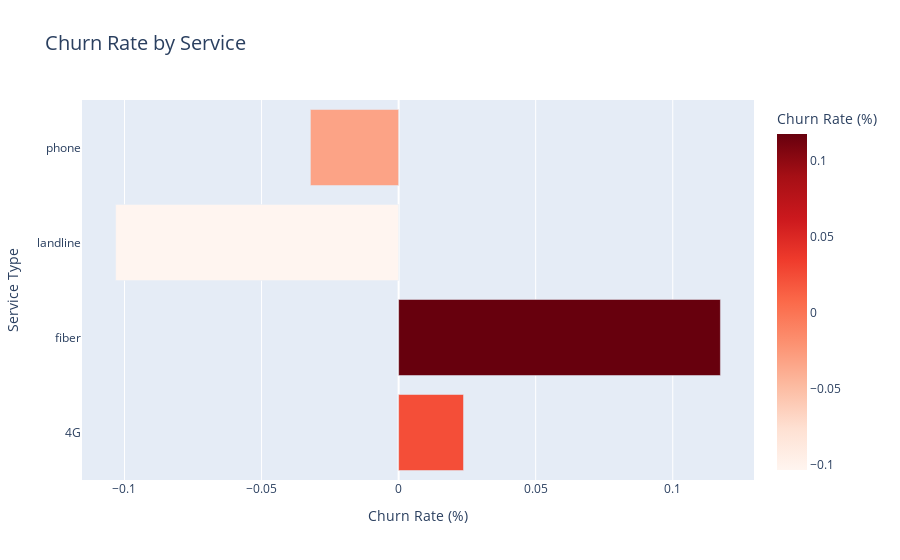

Notebook cell for this chart:
### Code cell
import plotly.express as px

# Calculate churn rate by service
churn_by_service = df_cleaned.groupby('Service')['ChurnIndicator'].mean().reset_index()

# Create interactive bar chart
fig = px.bar(churn_by_service, 
             x='ChurnIndicator', 
             y='Service', 
             orientation='h', 
             color='ChurnIndicator',
             color_continuous_scale='Reds',
             title='Churn Rate by Service',
             labels={'ChurnIndicator': 'Churn Rate (%)', 'Service': 'Service Type'})

fig.update_layout(title_font_size=20, xaxis_title_font_size=14, yaxis_title_font_size=14)
fig.show()

### Figure 1 — Plotly figure (JSON) as saved in the notebook; plotly's stock layout.template omitted (floating-point values rounded to 4 significant figures)
{"data": [{"alignmentgroup": "True", "hovertemplate": "Churn Rate (%)=%{marker.color}<br>Service Type=%{y}<extra></extra>", "legendgroup": "", "marker": {"color": [0.02367, 0.1174, -0.1032, -0.03218], "coloraxis": "coloraxis", "pattern": {"shape": ""}}, "name": "", "offsetgroup": "", "orientation": "h", "showlegend": false, "textposition": "auto", "type": "bar", "x": [0.02367, 0.1174, -0.1032, -0.03218], "xaxis": "x", "y": ["4G", "fiber", "landline", "phone"], "yaxis": "y"}], "layout": {"autosize": true, "barmode": "relative", "coloraxis": {"colorbar": {"title": {"text": "Churn Rate (%)"}}, "colorscale": [[0, "rgb(255,245,240)"], [0.125, "rgb(254,224,210)"], [0.25, "rgb(252,187,161)"], [0.375, "rgb(252,146,114)"], [0.5, "rgb(251,106,74)"], [0.625, "rgb(239,59,44)"], [0.75, "rgb(203,24,29)"], [0.875, "rgb(165,15,21)"], [1, "rgb(103,0,13)"]]}, "legend": {"tracegroupgap": 0}, "title": {"font": {"size": 20}, "text": "Churn Rate by Service"}, "xaxis": {"anchor": "y", "autorange": true, "domain": [0, 1], "range": [-0.1155, 0.1296], "title": {"font": {"size": 14}, "text": "Churn Rate (%)"}, "type": "linear"}, "yaxis": {"anchor": "x", "autorange": true, "domain": [0, 1], "range": [-0.5, 3.5], "title": {"font": {"size": 14}, "text": "Service Type"}, "type": "category"}}}
